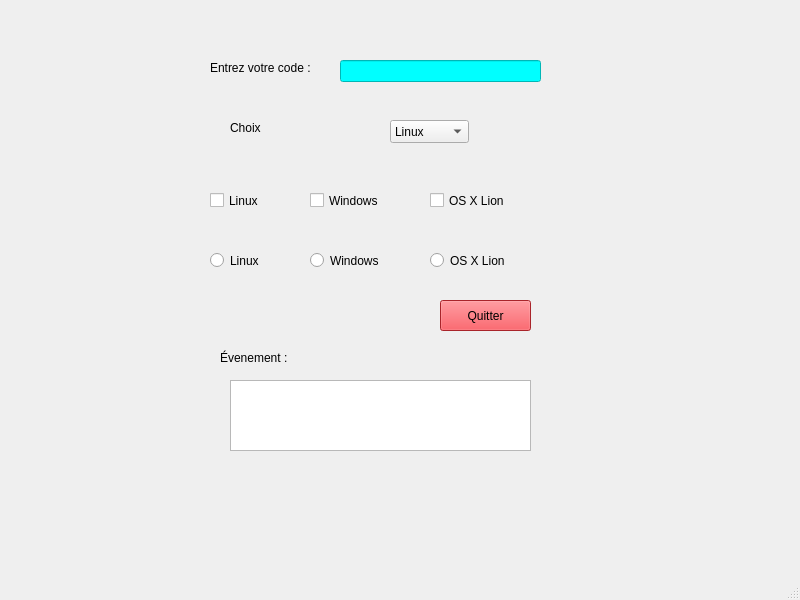
<?xml version="1.0" encoding="UTF-8"?>
<ui version="4.0">
 <class>MainWindowOSXLion</class>
 <widget class="QMainWindow" name="MainWindowOSXLion">
  <property name="geometry">
   <rect>
    <x>0</x>
    <y>0</y>
    <width>800</width>
    <height>600</height>
   </rect>
  </property>
  <property name="windowTitle">
   <string>MainWindow</string>
  </property>
  <widget class="QWidget" name="centralwidget">
   <widget class="QPushButton" name="pushButtonQuitter">
    <property name="geometry">
     <rect>
      <x>440</x>
      <y>300</y>
      <width>91</width>
      <height>31</height>
     </rect>
    </property>
    <property name="styleSheet">
     <string notr="true">background-color : rgb(237, 51, 59)</string>
    </property>
    <property name="text">
     <string>Quitter</string>
    </property>
   </widget>
   <widget class="QCheckBox" name="checkBoxLinux">
    <property name="geometry">
     <rect>
      <x>210</x>
      <y>190</y>
      <width>83</width>
      <height>21</height>
     </rect>
    </property>
    <property name="text">
     <string>Linux</string>
    </property>
   </widget>
   <widget class="QCheckBox" name="checkBoxWindows">
    <property name="geometry">
     <rect>
      <x>310</x>
      <y>190</y>
      <width>83</width>
      <height>21</height>
     </rect>
    </property>
    <property name="text">
     <string>Windows</string>
    </property>
   </widget>
   <widget class="QCheckBox" name="checkBoxOSXLion">
    <property name="geometry">
     <rect>
      <x>430</x>
      <y>190</y>
      <width>83</width>
      <height>21</height>
     </rect>
    </property>
    <property name="text">
     <string>OS X Lion</string>
    </property>
   </widget>
   <widget class="QRadioButton" name="radioButtonLinux">
    <property name="geometry">
     <rect>
      <x>210</x>
      <y>250</y>
      <width>100</width>
      <height>21</height>
     </rect>
    </property>
    <property name="text">
     <string>Linux</string>
    </property>
   </widget>
   <widget class="QRadioButton" name="radioButtonWindows">
    <property name="geometry">
     <rect>
      <x>310</x>
      <y>250</y>
      <width>100</width>
      <height>21</height>
     </rect>
    </property>
    <property name="text">
     <string>Windows</string>
    </property>
   </widget>
   <widget class="QRadioButton" name="radioButtonWindows_2">
    <property name="geometry">
     <rect>
      <x>430</x>
      <y>250</y>
      <width>100</width>
      <height>21</height>
     </rect>
    </property>
    <property name="text">
     <string>OS X Lion </string>
    </property>
   </widget>
   <widget class="QLabel" name="label">
    <property name="geometry">
     <rect>
      <x>230</x>
      <y>120</y>
      <width>58</width>
      <height>15</height>
     </rect>
    </property>
    <property name="text">
     <string>Choix</string>
    </property>
   </widget>
   <widget class="QComboBox" name="comboBox">
    <property name="geometry">
     <rect>
      <x>390</x>
      <y>120</y>
      <width>79</width>
      <height>23</height>
     </rect>
    </property>
    <item>
     <property name="text">
      <string>Linux</string>
     </property>
    </item>
    <item>
     <property name="text">
      <string>Windows</string>
     </property>
    </item>
    <item>
     <property name="text">
      <string>OS X Lion</string>
     </property>
    </item>
   </widget>
   <widget class="QLabel" name="label_2">
    <property name="geometry">
     <rect>
      <x>210</x>
      <y>60</y>
      <width>111</width>
      <height>16</height>
     </rect>
    </property>
    <property name="text">
     <string>Entrez votre code : </string>
    </property>
   </widget>
   <widget class="QLineEdit" name="lineEdit">
    <property name="geometry">
     <rect>
      <x>340</x>
      <y>60</y>
      <width>201</width>
      <height>22</height>
     </rect>
    </property>
    <property name="styleSheet">
     <string notr="true">background-color : rgb(0, 255, 255)</string>
    </property>
   </widget>
   <widget class="QLabel" name="label_3">
    <property name="geometry">
     <rect>
      <x>220</x>
      <y>350</y>
      <width>181</width>
      <height>16</height>
     </rect>
    </property>
    <property name="text">
     <string>Évenement : </string>
    </property>
   </widget>
   <widget class="QTextEdit" name="textEdit">
    <property name="geometry">
     <rect>
      <x>230</x>
      <y>380</y>
      <width>301</width>
      <height>71</height>
     </rect>
    </property>
    <property name="styleSheet">
     <string notr="true">background-color : qconicalgradient(cx:0.5, cy:0.5, angle:0, stop:0 rgba(35, 40, 3, 255), stop:0.16 rgba(136, 106, 22, 255), stop:0.225 rgba(166, 140, 41, 255), stop:0.285 rgba(204, 181, 74, 255), stop:0.345 rgba(235, 219, 102, 255), stop:0.415 rgba(245, 236, 112, 255), stop:0.52 rgba(209, 190, 76, 255), stop:0.57 rgba(187, 156, 51, 255), stop:0.635 rgba(168, 142, 42, 255), stop:0.695 rgba(202, 174, 68, 255), stop:0.75 rgba(218, 202, 86, 255), stop:0.815 rgba(208, 187, 73, 255), stop:0.88 rgba(187, 156, 51, 255), stop:0.935 rgba(137, 108, 26, 255), stop:1 rgba(35, 40, 3, 255))</string>
    </property>
   </widget>
  </widget>
  <widget class="QMenuBar" name="menubar">
   <property name="geometry">
    <rect>
     <x>0</x>
     <y>0</y>
     <width>800</width>
     <height>20</height>
    </rect>
   </property>
  </widget>
  <widget class="QStatusBar" name="statusbar"/>
 </widget>
 <resources/>
 <connections>
  <connection>
   <sender>pushButtonQuitter</sender>
   <signal>clicked()</signal>
   <receiver>MainWindowOSXLion</receiver>
   <slot>close()</slot>
   <hints>
    <hint type="sourcelabel">
     <x>483</x>
     <y>334</y>
    </hint>
    <hint type="destinationlabel">
     <x>592</x>
     <y>367</y>
    </hint>
   </hints>
  </connection>
 </connections>
</ui>
